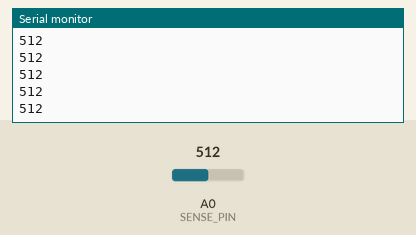
This sketch was run on a simulated Arduino Uno, built with avr-gcc and run on an emulated ATmega328P. Parts: the last lines printed to the serial monitor. Inputs (shaded band) come from the test bench; at power-on: A0 (SENSE_PIN) = 512.

Above: at 1.2 s.
1.3 s: A0 (SENSE_PIN) set to 716
At 2.0 s:
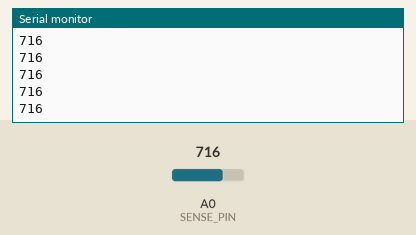
2.8 s: A0 (SENSE_PIN) set to 900
At 3.6 s:
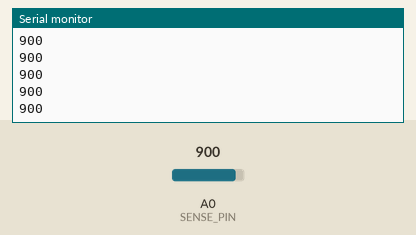
Timing chart, 0 to 5.8 s (numbered marks = the images above; inputs shaded):
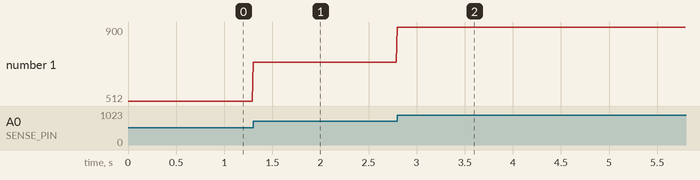

Measured:
- after the input at 1.3 s, the serial monitor: prints a new line at once (image 1)
- after the input at 2.8 s, the serial monitor: prints a new line at once (image 2)
- plotted number 1: 512 → 716 after the input at 1.3 s, 716 → 900 after the input at 2.8 s

The sketch:

nuvia_raw.ino
```cpp
/*
 * Nuvia - raw A0 capture
 * -----------------------------------------------------------------------
 * Standalone diagnostic sketch. It reads the analog pin and prints it.
 * Nothing else: no OLED, no comparators, no pattern logic, no buzzer.
 *
 * Purpose: the ATmega only ever sees the LM324's two digital comparator
 * outputs, so the actual breath envelope is invisible to both you and the
 * firmware - which makes setting the two thresholds guesswork. Tap the
 * LM324's analog output (before the comparators) into A0 and this prints
 * the real waveform.
 *
 * Wiring: LM324 analog out -> A0, and a shared GND.
 *         The signal must stay within 0-5 V. Anything outside that range
 *         needs a divider or a clamp first, or it damages the pin.
 *
 * Output: one number per line, 0-1023, at a fixed rate. No timestamps -
 * the rate is constant, so sample index * SAMPLE_INTERVAL_MS is the time.
 *
 *   478
 *   482
 *   611
 */

const uint8_t SENSE_PIN = A0;

// 9600 matches the HC-05, so this works over Bluetooth as well as USB.
// For USB-only capture you can raise it to 115200 and sample faster.
const unsigned long BAUD = 9600;

// 100 Hz. A breath envelope is far slower than this, and at 9600 baud a
// 4-digit line costs ~5 ms to send, so this leaves plenty of headroom.
const unsigned long SAMPLE_INTERVAL_MS = 10;

unsigned long nextSample = 0;

void setup()
{
  Serial.begin(BAUD);
  nextSample = millis();
}

void loop()
{
  if ((long)(millis() - nextSample) < 0) {
    return;
  }
  nextSample += SAMPLE_INTERVAL_MS;

  Serial.println(analogRead(SENSE_PIN));
}
```
